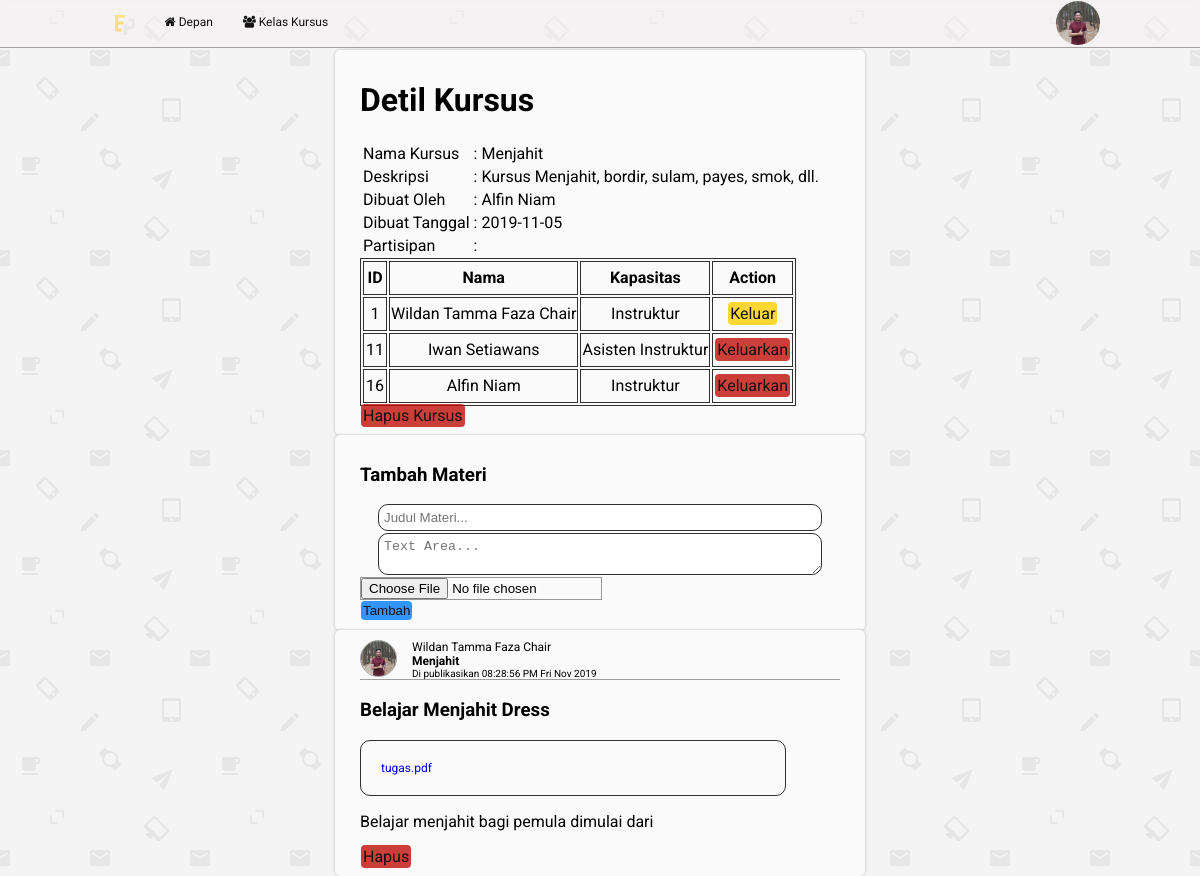
/detil_course.php?course_id=1 (signed in), run on the app's committed database.
### tables this page shows
CREATE TABLE `course` (
  `id` int(11) NOT NULL,
  `course_name` varchar(100) NOT NULL,
  `user_id` int(11) NOT NULL,
  `description` varchar(255) DEFAULT NULL,
  `date_created` date NOT NULL
);

CREATE TABLE `user` (
  `id` int(11) NOT NULL,
  `user_name` varchar(50) NOT NULL,
  `email` varchar(70) NOT NULL,
  `password` varchar(254) NOT NULL,
  `role_id` int(11) NOT NULL,
  `photo_profile` varchar(150) NOT NULL,
  `date_of_birth` date DEFAULT NULL,
  `bio` varchar(240) DEFAULT NULL
);

CREATE TABLE `course_participant` (
  `course_id` int(11) NOT NULL,
  `user_id` int(11) NOT NULL
);

CREATE TABLE `role` (
  `id` int(11) NOT NULL,
  `role_name` varchar(50) NOT NULL
);

CREATE TABLE `material` (
  `id` int(11) NOT NULL,
  `course_id` int(11) NOT NULL,
  `user_id` int(11) NOT NULL,
  `title` varchar(150) DEFAULT NULL,
  `file_material` varchar(50) DEFAULT NULL,
  `content` varchar(4000) DEFAULT NULL,
  `date_posted` varchar(12) NOT NULL
);

### model/course_model.php (called while the page is built, shortened)
<?php
$query = new PDO('mysql:HOST=localhost;dbname=elearning', 'root', '');
$query->setAttribute(PDO::ATTR_ERRMODE, PDO::ERRMODE_EXCEPTION);
function getAllCourseParticipant($course_id)
{
    global $query;
    $statement = $query->prepare(
        'SELECT cp.course_id, cp.user_id,u.user_name,r.id,r.role_name
        FROM course_participant cp
        INNER JOIN user u
        ON cp.user_id=u.id
        INNER JOIN role r
        ON u.role_id=r.id
        WHERE cp.course_id=:course_id'
    );
    $statement->bindValue(':course_id', $course_id);
    $statement->execute();
    return $statement;
}
function getInfoCourse($course_id)
{
    global $query;
    $statement = $query->prepare(
        "SELECT c.id, c.course_name, c.date_created,c.description, u.user_name
    FROM course c
    INNER JOIN user u
    ON u.id=c.user_id
    WHERE c.id=:course_id"
    );
    $statement->bindValue(':course_id', $course_id);
    $statement->execute();
    return $statement;
}

### model/user_model.php (called while the page is built, shortened)
<?php
$query = new PDO('mysql:HOST=localhost;dbname=elearning', 'root', '');
$query->setAttribute(PDO::ATTR_ERRMODE, PDO::ERRMODE_EXCEPTION);
function getDataUser($id)
{
    global $query;
    $statement = $query->prepare(
        'SELECT u.* ,r.role_name
        FROM user u
        INNER JOIN role r
        ON r.id=u.role_id
        WHERE u.id=:user_id'
    );
    $statement->bindValue(':user_id', $id);
    $statement->execute();
    return $statement;
}
foreach (getDataUser($_SESSION['user_id']) as $key) {
    $id = $key['id'];
    $role_id = $key['role_id'];
}

### model/kepenter_model.php (called while the page is built, shortened)
<?php
$query = new PDO('mysql:HOST=localhost;dbname=elearning', 'root', '');
$query->setAttribute(PDO::ATTR_ERRMODE, PDO::ERRMODE_EXCEPTION);
function getCourseMateri($course_id)
{
    global $query;
    $statement = $query->prepare(
        'SELECT m.id,m.course_id,c.course_name,m.user_id,u.user_name,u.photo_profile,m.title,m.content,m.file_material,m.date_posted
        FROM material m
        INNER JOIN user u
        ON u.id=m.user_id
        INNER JOIN course c
        ON m.course_id=c.id
        WHERE m.course_id =:course_id
        ORDER BY date_posted DESC'
    );
    $statement->bindValue(':course_id', $course_id);
    $statement->execute();
    return $statement;
}

### detil_course.php (the view, shortened to what this page needs)
<?php
include "model/user_model.php";
include "model/kepenter_model.php";
include "model/course_model.php";
$course_Info = getInfoCourse($_GET['course_id']);
$course_Participant = getAllCourseParticipant($_GET['course_id']);
$course_materi = getCourseMateri($_GET['course_id']);
include "templates/header.php"; ?>
<div class="container">
    <div class="content">
        <h1>Detil Kursus</h1>
        <table>
            <?php foreach ($course_Info as $c_i) : ?>
                <tr>
                    <td>Nama Kursus</td>
                    <td>:</td>
                    <td><?= $c_i['course_name']; ?></td>
                </tr>
                <tr>
                    <td>Deskripsi</td>
                    <td>:</td>
                    <td><?= $c_i['description']; ?></td>
                </tr>
                <tr>
                    <td>Dibuat Oleh</td>
                    <td>:</td>
                    <td><?= $c_i['user_name']; ?></td>
                </tr>
                <tr>
                    <td>Dibuat Tanggal</td>
                    <td>:</td>
                    <td><?= $c_i['date_created']; ?></td>
                </tr>
                <tr>
                    <td>Partisipan</td>
                    <td>:</td>
                </tr>
            <?php endforeach; ?>
        </table>
        <div class="border">
            <table>
                <tr>
                    <th>ID</th>
                    <th>Nama</th>
                    <th>Kapasitas</th>
                    <?php if ($role_id == 1) :  ?>
                        <th>Action</th>
                    <?php endif; ?>
                </tr>
                <?php foreach ($course_Participant as $c_p) : ?>
                    <tr>
                        <td><?= $c_p['user_id']; ?></td>
                        <td><?= $c_p['user_name']; ?></td>
                        <td><?= $c_p['role_name']; ?></td>
                        <?php if ($role_id == 1) :  ?>
                            <?php if ($c_p['user_id'] != $id) { ?>
                                <td><a href="withdraw_course.php?id=<?= $c_p['user_id'] ?>&course_id=<?= $c_p['course_id']; ?>" class="btn btn-danger">Keluarkan</a></td>
                            <?php } else {  ?>
                                <td><a href="withdraw_course.php?id=<?= $_SESSION['user_id'] ?>&course_id=<?= $c_p['course_id'] ?>" class="btn btn-warning">Keluar</a></td>
                            <?php } ?>
                        <?php endif; ?>
                    </tr>
                <?php endforeach; ?>
            </table>
        </div>
        <?php if ($role_id == 1) :  ?>
            <a class="btn btn-danger" href="delete_course.php?course_id=<?= $c_p['course_id'] ?>">Hapus Kursus</a>
        <?php endif; ?>
    </div>
    <?php if ($role_id == 1) : ?>
        <div class="content">
            <h3>Tambah Materi</h3>
            <form action="detil_course.php?course_id=<?= $_GET['course_id'] ?>" method="POST" enctype="multipart/form-data">
                <input type="text" name="title" placeholder="Judul Materi..." class="input-text" required>
                <textarea name="content" class="input-text-area" placeholder="Text Area..."></textarea>
                <input type="file" name="file" accept=".pdf,.doc,.docx" class="input-file">
                <br>
                <input type="submit" name="Tambah" value="Tambah" class="btn btn-primary">
            </form>
        </div>
    <?php endif; ?>
    <?php foreach ($course_materi as $c_m) : ?>
        <div class="content">
            <div class="content-materi">
                <div class="header-course-content">
                    <img src="assets/img/profile/<?= $c_m['photo_profile']; ?>" class="img-profile">
                    <div class="size-12"><?= $c_m['user_name']; ?></div>
                    <div class="size-12"><b><?= $c_m['course_name']; ?></b></div>
                    <div class="size-10">Di publikasikan <?= date("h:i:s A D M Y", $c_m['date_posted']); ?></div>
                </div>
                <h3><?= $c_m['title']; ?></h3>
                <?php if ($c_m['file_material'] != null) : ?>
                    <a class="file-materi" href="folder/<?= $c_m['file_material'] ?>"><?= $c_m['file_material'] ?></a>
                <?php endif; ?>
                <p class="text-justify"><?= $c_m['content']; ?></p>
                <?php if ($role_id == 1) : ?>
                    <a href="delete_materi.php?course_id=<?= $_GET['course_id'] ?>&material_id=<?= $c_m['id'] ?>" class="btn btn-danger">Hapus</a>
                <?php endif; ?>
            </div>
        </div>
    <?php endforeach; ?>
</div>

### assets/css/style.css (style rules this page uses)
:root { --warning: #ffc107; --danger: #dc3545; --primary: #007bff; }
body { margin: 0; background-color: #f5f2f2; background-image: url("../email-pattern.png"); font-family: 'Roboto', 'sans-serif'; }
.btn { text-decoration: none; color: #131313; padding: 2px; border-radius: 4px; border: none; margin: 0 1px; }
.btn-primary { background-color: rgba(0, 123, 255, 0.8); }
.btn-danger { background-color: rgba(192, 16, 10, 0.8); }
.btn-warning { background-color: rgb(255, 208, 0, 0.8); }
.form input[type='email'], input[type='password'], input[type='text'] { background-color: #ffffff; }
.input-text, .input-text-area { width: 90%; margin: 0 auto 2px; padding: 5px; border: thin solid #303030; display: block; border-radius: 10px; }
.input-file { display: inline-block; border: 1px solid #999; outline: none; -webkit-user-select: none; cursor: pointer; text-shadow: 1px 1px #fff; font-weight: 400; font-size: 10pt; width: 240px; }
.text-justify { width: auto; text-align: justify; }
.content { background: #fafafa; border-radius: 5px; padding: 10px 25px; margin-bottom: 10px; box-shadow: 0 0 3px #b9b9b9; }
.container { position: absolute; width: 100%; }
.container .content { position: relative; top: 50px; margin: 0 auto; width: 40%; }
.content .border table, .content .border tr, .content .border th, .content .border td { height: 30px; min-width: 20px; border: thin solid #303030; text-align: center; }
.size-10 { font-size: 10px; }
.size-12 { font-size: 12px; }
.header-course-content { position: relative; border-bottom: thin solid #9e9e9e; }
.img-profile { float: left; width: 35px; height: 35px; object-fit: cover; border: 1px solid #9e9e9e; border-radius: 40px; margin-right: 15px; }
.content a.file-materi { display: inline-block; padding: 20px; border-radius: 10px; text-decoration: none; width: 80%; margin: 0 auto; border: thin solid #303030; font-size: 12px; }

### data on the page
course: course_name "Menjahit", description "Kursus Menjahit, bordir, sulam, payes, smok, dll.", user.user_name "Alfin Niam", date_created "2019-11-05"
course_participant: user "1", user.user_name "Wildan Tamma Faza Chair", role.role_name "Instruktur"
course_participant: user "11", user.user_name "Iwan Setiawans", role.role_name "Asisten Instruktur"
course_participant: user "16", user.user_name "Alfin Niam", role.role_name "Instruktur"
material: user.photo_profile (picture), user.user_name "Wildan Tamma Faza Chair", course.course_name "Menjahit", date_posted "08:28:56 PM Fri Nov 2019", title "Belajar Menjahit Dress", file_material "tugas.pdf", content "Belajar menjahit bagi pemula dimulai dari"
